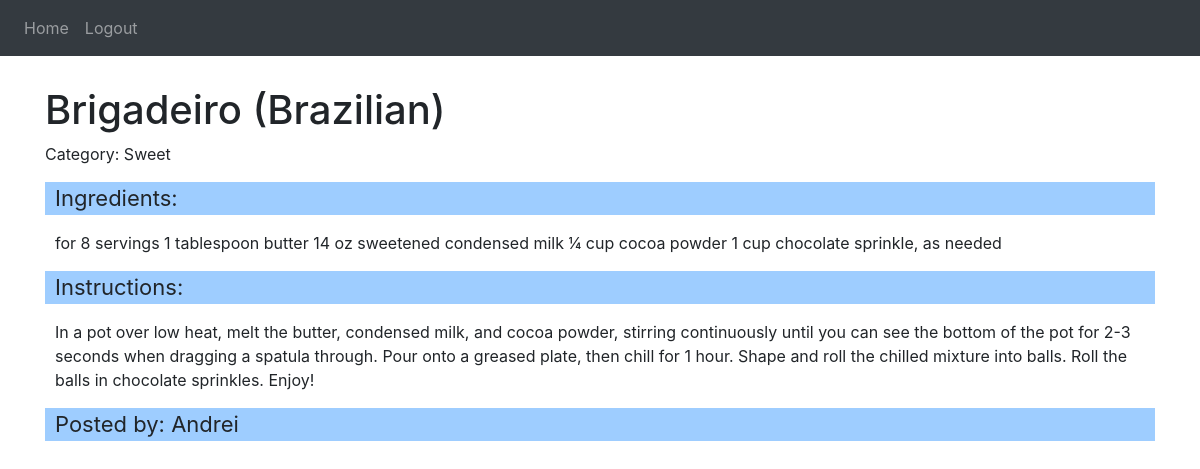
Page /recipe/1 (signed in) on the committed database.
### website/models.py (models this page shows, shortened)
class Recipe(db.Model):
    id = db.Column(db.Integer, primary_key=True)  # unique identifier for the recipe
    instructions = db.Column(db.String(1000))    # instructions for cooking the recipe
    ingredients = db.Column(db.String(1000))     # ingredients required for the recipe
    title = db.Column(db.String(30))             # title of the recipe
    category = db.Column(db.String(30))          # category of the recipe
    user_id = db.Column(db.Integer, db.ForeignKey('user.id'), nullable=False) # foreign key to the User table
    author = db.relationship('User', backref=db.backref('my_recipes', lazy=True)) # relationship with the User class
    user = db.relationship('User', backref='recipes') # relationship with the User class

class User(db.Model, UserMixin):
    id = db.Column(db.Integer, primary_key=True)   # unique identifier for the user
    email = db.Column(db.String(150), unique=True) # email address of the user
    password = db.Column(db.String(150))           # password of the user
    first_name = db.Column(db.String(150))         # first name of the user

### website/views.py (the view)
@views.route("/recipe/<int:recipe_id>")
@login_required
def recipe(recipe_id):
    recipe = Recipe.query.get_or_404(recipe_id)
    return render_template("recipe.html", user=recipe.user, recipe=recipe)

### website/__init__.py (called while the page is built)
def create_app():
    app = Flask(__name__)
    app.config["SECRET_KEY"] = 'andreivince'
    app.config["SQLALCHEMY_DATABASE_URI"] = f'sqlite:///{DB_NAME}'
    db.init_app(app)
    from .views import views
    from .auth import auth
    app.register_blueprint(views, url_prefix='/')
    app.register_blueprint(auth, url_prefix='/')
    from .models import User, Recipe
    create_database(app)
    login_manager = LoginManager()
    login_manager.login_view = 'auth.login'
    login_manager.init_app(app)
    @login_manager.user_loader
    def load_user(id):
        return User.query.get(int(id))
    return app

### website/templates/recipe.html (shortened to what this page needs)
<link rel="stylesheet" type="text/css" href="{{ url_for('static', filename='css/recipe.css') }}">
{% extends "base.html" %}
{% block content %}
  <div class="recipe">
    <h1 class="title_recipe">{{ recipe.title }}</h1>
    <p>Category: {{ recipe.category }}</p>
    <p class="label_recipe">Ingredients:</p>
    <p class="user_recipe">{{ recipe.ingredients }}</p>
    <p class="label_recipe">Instructions:</p>
    <p class="user_recipe">{{ recipe.instructions }}</p>
    <p class="label_recipe">Posted by: {{ recipe.user.first_name }}</p>
  </div>
{% endblock %}

### website/static/css/recipe.css (style rules this page uses)
.recipe { padding-top: 30px; }
.label_recipe { font-size: 22px; background-color: #027cff61; padding-left: 10px; }
.user_recipe { padding-left: 10px; }

### rows in the picture
Recipe: title "Brigadeiro (Brazilian)", category "Sweet", ingredients "for 8 servings 1 tablespoon butter 14 oz sweetened condensed milk ¼ cup cocoa powder 1 cup chocolate sprinkle, as needed", instructions "In a pot over low heat, melt the butter, condensed milk, and cocoa powder, stirring continuously until you can see the bottom of the pot for 2-3 seconds when dragging a spatula through. Pour onto a greased plate, then chill for 1 hour. Shape and roll the chilled mixture into balls. Roll the balls in chocolate sprinkles. Enjoy!"
User: user.first_name "Andrei"
